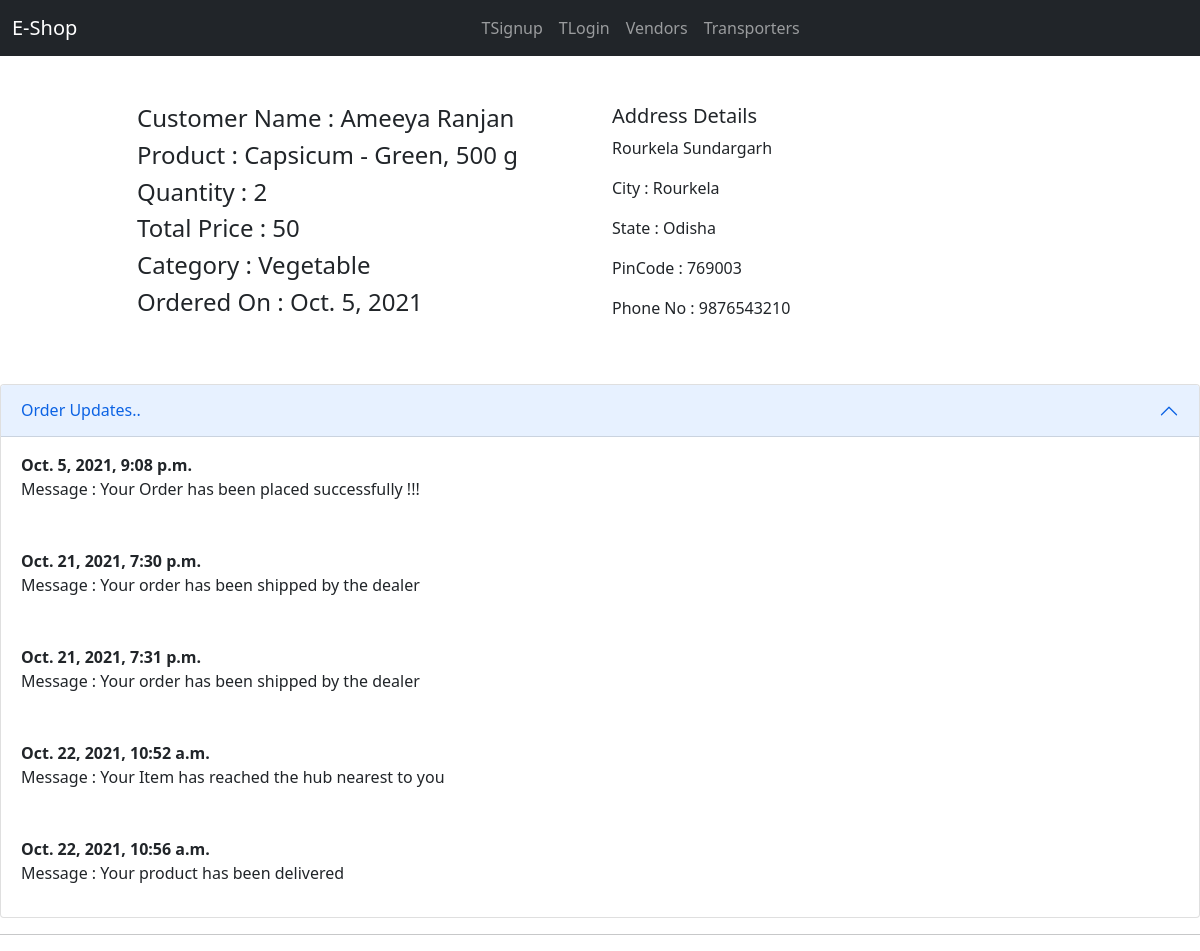
The page /order_page?id=15 on the database its author committed.
### store/models/orders.py (models this page shows, shortened)
class Order(models.Model):
    product = models.ForeignKey(Product, on_delete=models.CASCADE)
    customer = models.ForeignKey(Customer, on_delete=models.CASCADE)
    quantity = models.IntegerField(default=1)
    price = models.IntegerField()
    address = models.CharField(max_length=100, default="", blank=True)
    address2 = models.CharField(max_length=100, default="", blank=True)
    phone = models.CharField(max_length=15, default="", blank=True)
    city = models.CharField(max_length=20,default="", blank=True)
    state = models.CharField(max_length=20,default="", blank=True)
    zip = models.IntegerField(default=1)
    date = models.DateField(default=datetime.datetime.today)
    status = models.BooleanField(default=False)
    transporter = models.ForeignKey(Transporter, on_delete=models.CASCADE, default=1)
    def __str__(self):
        return str(self.id)

### store/models/customer.py (models this page shows, shortened)
class Customer(models.Model):
    first_name = models.CharField(max_length=30)
    last_name = models.CharField(max_length=30)
    phone = models.CharField(max_length=15)
    email = models.EmailField()
    password = models.CharField(max_length=500)

### store/models/product.py (models this page shows, shortened)
class Product(models.Model):
    name = models.CharField(max_length=50)
    price = models.IntegerField(default=0)
    category = models.ForeignKey(Category, on_delete=models.CASCADE, default=1)
    description = models.CharField(max_length=200, default='', null=True, blank=True)
    image = models.ImageField(upload_to='uploads/products/')
    rating = models.DecimalField(default=0.0,max_digits=2, decimal_places=1)
    stock = models.IntegerField(default=50)
    vendor = models.ForeignKey(Vendor, on_delete=models.CASCADE, default=1)

### store/models/category.py (models this page shows, shortened)
class Category(models.Model):
    name = models.CharField(max_length=20)

### store/models/order_update.py (models this page shows, shortened)
class Order_Update_View(models.Model):
    order = models.ForeignKey(Order, models.CASCADE)
    update_desc = models.CharField(max_length=500)
    timestamp = models.DateTimeField(auto_now_add=True)

### store/views/order_page.py (the view)
# urls.py: path('order_page',order_page.OrderPage.as_view())
class OrderPage(View):
    def get(self, request):
        orderID = request.GET.get('id')
        order = Order.objects.filter(id=orderID).first()
        print(order)
        order_updates = Order_Update_View.objects.filter(order = order)
        return render(request, 'order_page.html', {'order':order, 'order_updates':order_updates})

### store/templates/order_page.html (shortened to what this page needs)
<!doctype html>
<html lang="en">
<head>
    <link href="https://cdn.jsdelivr.net/npm/bootstrap@5.1.1/dist/css/bootstrap.min.css" rel="stylesheet"
>
</head>
<body>
    {% load cart %}
    <nav class="navbar navbar-expand-lg navbar-dark bg-dark">
        <div class="container-fluid">
            <a class="navbar-brand" href="/">E-Shop</a>
            <div class="collapse navbar-collapse" id="navbarSupportedContent">
                <ul class="navbar-nav me-auto mb-2 mb-lg-0">
                    {% if request.session.transporter %}
                    <li class="nav-item">
                        <a class="nav-link" aria-current="page" href="/transporter_home">All Orders</a>
                    </li>
                    <li class="nav-item">
                        <a class="nav-link" aria-current="page" href="/transporter_logout">TLogout</a>
                    </li>
                    {% else %}
                    <li class="nav-item">
                        <a class="nav-link" aria-current="page" href="/transporter_signup">TSignup</a>
                    </li>
                    <li class="nav-item">
                        <a class="nav-link" aria-current="page" href="/transporter_login">TLogin</a>
                    </li>
                    <li class="nav-item">
                        <a class="nav-link" aria-current="page" href="/vendor_home">Vendors</a>
                    </li>
                    <li class="nav-item">
                        <a class="nav-link" aria-current="page" href="/transporter_home">Transporters</a>
                    </li>
                    {% endif %}
                </ul>
            </div>
        </div>
    </nav>
    <div class="container">
        <div class="row justify-content-center">
            <div class="col-5 mt-5 mb-5">
                <h4>Customer Name : {{order.customer.first_name}} {{order.customer.last_name}}</h4>
                <h4>Product : {{order.product.name}}</h4>
                <h4>Quantity : {{order.quantity}}</h4>
                <h4>Total Price : {{order.price}}</h4>
                <h4>Category : {{order.product.category.name}}</h4>
                <h4>Ordered On : {{order.date}}</h4>
            </div>
            <div class="col-5 mt-5 mb-5">
                <h5>Address Details</h5>
                <p>{{order.address}} {{order.address2}}</p>
                <p>City : {{order.city}}</p>
                <p>State : {{order.state}}</p>
                <p>PinCode : {{order.zip}}</p>
                <p>Phone No : {{order.phone}}</p>
            </div>
        </div>
    </div>
    <div class="accordion" id="accordionPanelsStayOpenExample">
        <div class="accordion-item">
            <h2 class="accordion-header" id="panelsStayOpen-headingOne">
                <button class="accordion-button" type="button" data-bs-toggle="collapse"
                    data-bs-target="#panelsStayOpen-collapseOne" aria-expanded="true"
                    aria-controls="panelsStayOpen-collapseOne">
                    Order Updates..
                </button>
            </h2>
            {% for order_update in order_updates %}
            <div id="panelsStayOpen-collapseOne" class="accordion-collapse collapse show"
                aria-labelledby="panelsStayOpen-headingOne">
                <div class="accordion-body">
                    <strong>{{order_update.timestamp}}</strong>
                    <p>Message : {{order_update.update_desc}}</p>
                </div>
            </div>
            {% endfor %}
        </div>
    </div>
    <hr>
</body>
</html>

### rows shown on the page
Order: customer.first_name "Ameeya", customer.last_name "Ranjan", product.name "Capsicum - Green, 500 g", quantity "2", price "50", product.category.name "Vegetable", date "Oct. 5, 2021", address "Rourkela", address2 "Sundargarh", city "Rourkela", state "Odisha", zip "769003", phone "9876543210"
Order_Update_View: timestamp "Oct. 5, 2021, 9:08 p.m.", update_desc "Your Order has been placed successfully !!!"
Order_Update_View: timestamp "Oct. 21, 2021, 7:30 p.m.", update_desc "Your order has been shipped by the dealer"
Order_Update_View: timestamp "Oct. 21, 2021, 7:31 p.m.", update_desc "Your order has been shipped by the dealer"
Order_Update_View: timestamp "Oct. 22, 2021, 10:52 a.m.", update_desc "Your Item has reached the hub nearest to you"
Order_Update_View: timestamp "Oct. 22, 2021, 10:56 a.m.", update_desc "Your product has been delivered"
